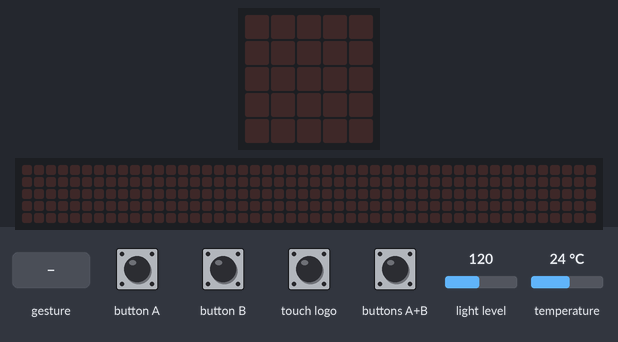
Bench run of a program on a simulated BBC micro:bit (MakeCode). Shown: the board's 5×5 LED display, a strip that is not on the board, showing the scrolling text unrolled. The test bench sets the inputs (shaded band); at power-on: light level 120, temperature 24 °C. A tilt is held for 1.5 s and a shake lasts 1 s, then the board lies face up again; the 48×5 strip is a reading aid, not a part: it shows the text the display is scrolling, unrolled, one strip-width of it at a time.

Above: at 1.2 s.
1.3 s: button A pressed for 0.15 s
At 4.01 s:
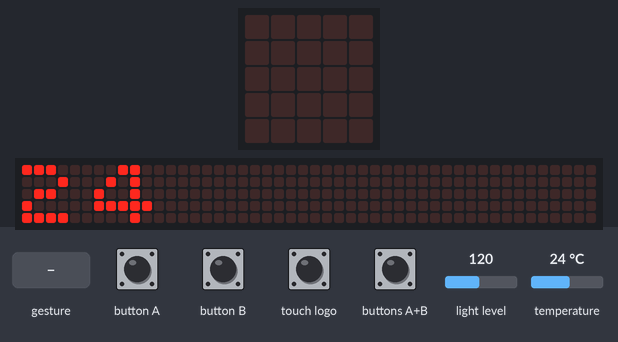
4.3 s: gesture 'shake'
At 6.1 s:
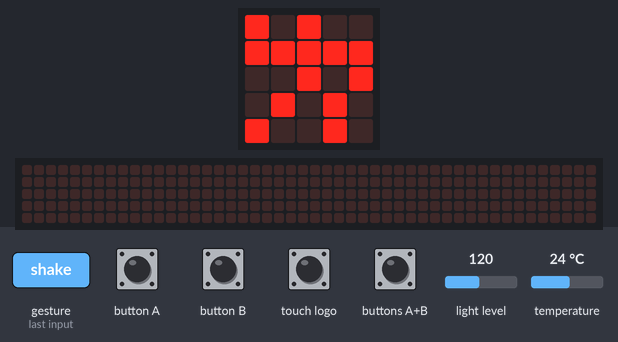
7.2 s: buttons A+B pressed for 0.15 s
At 8.4 s:
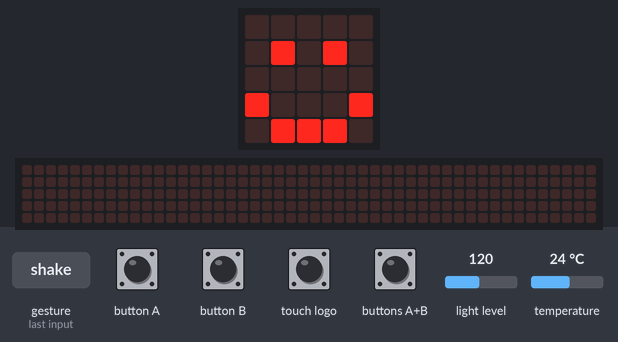
9.4 s: touch logo pressed for 0.15 s
At 9.7 s:
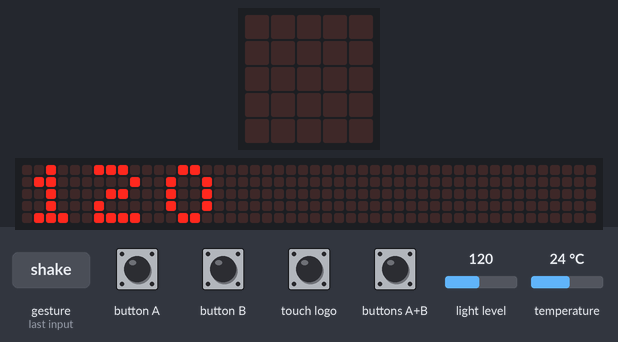
12.4 s: sound turns loud
At 14.9 s:
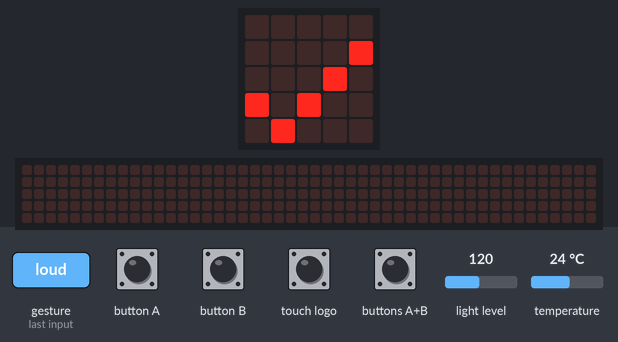
15.2 s: gesture 'tilt right'
At 15.8 s:
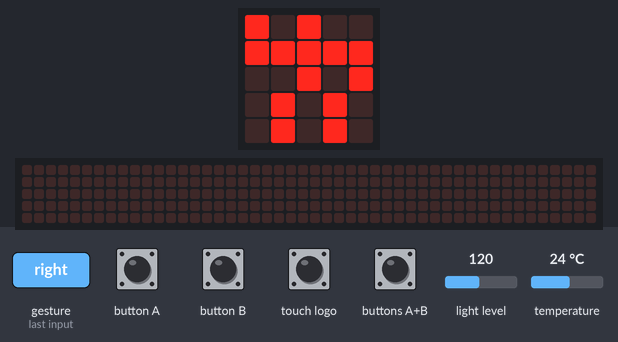
Timing chart, 0 to 17.8 s (numbered marks = the images above; inputs shaded):
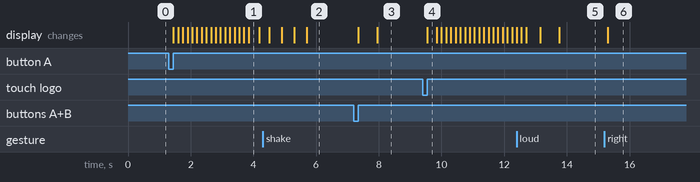

Measured:
- after the input at 1.3 s, the display: changes after 0.15 s (image 1)
- after the input at 4.3 s, the display: first changes after 0.20 s (image 2 shows a later state)
- after the input at 7.2 s, the display: first changes after 0.15 s (image 3 shows a later state)
- after the input at 9.4 s, the display: changes after 0.15 s (image 4)
- after the input at 12.4 s, the display: first differs from a run without the input after 0.75 s (image 5 shows a later state)
- after the input at 15.2 s, the display: changes after 0.10 s (image 6)

The program:

main.ts
```typescript
input.onGesture(Gesture.TiltRight, function () {
    basic.showLeds(`
        # . # . .
        # # # # #
        . . # . #
        . # . # .
        . # . # .
        `)
})
input.onButtonPressed(Button.A, function () {
    basic.showNumber(input.temperature())
})
input.onGesture(Gesture.TiltLeft, function () {
    basic.showLeds(`
        . . # . #
        # # # # #
        # . # . .
        . # . # .
        . # . # .
        `)
})
input.onSound(DetectedSound.Loud, function () {
    basic.showIcon(IconNames.Heart)
    basic.showIcon(IconNames.Yes)
})
input.onGesture(Gesture.LogoUp, function () {
    basic.showLeds(`
        . . # . .
        # # # # #
        # . # . #
        . # . # .
        . # . # .
        `)
})
input.onGesture(Gesture.Shake, function () {
    basic.showLeds(`
        . . # . #
        # # # # #
        # . # . .
        . # . # .
        . # . . #
        `)
    basic.showLeds(`
        # . # . .
        # # # # #
        . . # . #
        . # . # .
        # . . # .
        `)
    basic.showLeds(`
        . . # . #
        # # # # #
        # . # . .
        . # . # .
        . # . . #
        `)
    basic.showLeds(`
        # . # . .
        # # # # #
        . . # . #
        . # . # .
        # . . # .
        `)
})
input.onGesture(Gesture.LogoDown, function () {
    basic.showLeds(`
        # . # . #
        # # # # #
        . . # . .
        . # . # .
        . # . # .
        `)
})
input.onButtonPressed(Button.AB, function () {
    basic.showIcon(IconNames.SmallHeart)
    basic.showIcon(IconNames.Happy)
})
input.onLogoEvent(TouchButtonEvent.Pressed, function () {
    basic.clearScreen()
    basic.showNumber(input.lightLevel())
})
basic.forever(function () {

})
```

test.ts
```typescript
// テストはここに来ます。このパッケージが拡張機能として使用されるときにはコンパイルされません。
```
